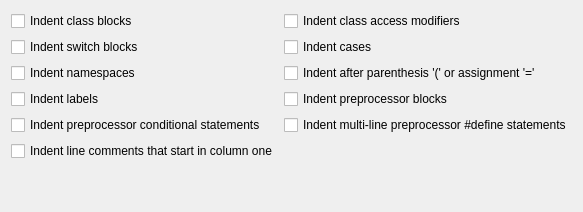
     <widget class="QWidget" name="tab_2">
      <attribute name="title">
       <string>Indentation 2</string>
      </attribute>
      <layout class="QGridLayout" name="gridLayout">
       <item row="10" column="0">
        <widget class="QCheckBox" name="chkIndentCol1Comments">
         <property name="text">
          <string>Indent line comments that start in column one</string>
         </property>
        </widget>
       </item>
       <item row="8" column="1">
        <widget class="QCheckBox" name="chkIndentPreprocDefine">
         <property name="text">
          <string>Indent multi-line preprocessor #define statements</string>
         </property>
        </widget>
       </item>
       <item row="2" column="0">
        <widget class="QCheckBox" name="chkIndentSwiches">
         <property name="text">
          <string>Indent switch blocks</string>
         </property>
        </widget>
       </item>
       <item row="5" column="0">
        <widget class="QCheckBox" name="chkIndentLabels">
         <property name="text">
          <string>Indent labels</string>
         </property>
        </widget>
       </item>
       <item row="8" column="0">
        <widget class="QCheckBox" name="chkIndentPreprocCond">
         <property name="text">
          <string>Indent preprocessor conditional statements</string>
         </property>
        </widget>
       </item>
       <item row="4" column="1">
        <widget class="QCheckBox" name="chkIndentAfterParens">
         <property name="text">
          <string>Indent after parenthesis '(' or assignment '='</string>
         </property>
        </widget>
       </item>
       <item row="0" column="1">
        <widget class="QCheckBox" name="chkIndentModifiers">
         <property name="text">
          <string>Indent class access modifiers</string>
         </property>
        </widget>
       </item>
       <item row="2" column="1">
        <widget class="QCheckBox" name="chkIndentCases">
         <property name="text">
          <string>Indent cases</string>
         </property>
        </widget>
       </item>
       <item row="0" column="0">
        <widget class="QCheckBox" name="chkIndentClasses">
         <property name="text">
          <string>Indent class blocks</string>
         </property>
        </widget>
       </item>
       <item row="4" column="0">
        <widget class="QCheckBox" name="chkIndentNamespaces">
         <property name="text">
          <string>Indent namespaces</string>
         </property>
        </widget>
       </item>
       <item row="5" column="1">
        <widget class="QCheckBox" name="chkIndentPreprocBlock">
         <property name="text">
          <string>Indent preprocessor blocks</string>
         </property>
        </widget>
       </item>
       <item row="11" column="0">
        <spacer name="verticalSpacer_4">
         <property name="orientation">
          <enum>Qt::Vertical</enum>
         </property>
         <property name="sizeHint" stdset="0">
          <size>
           <width>20</width>
           <height>40</height>
          </size>
         </property>
        </spacer>
       </item>
      </layout>
     </widget>
